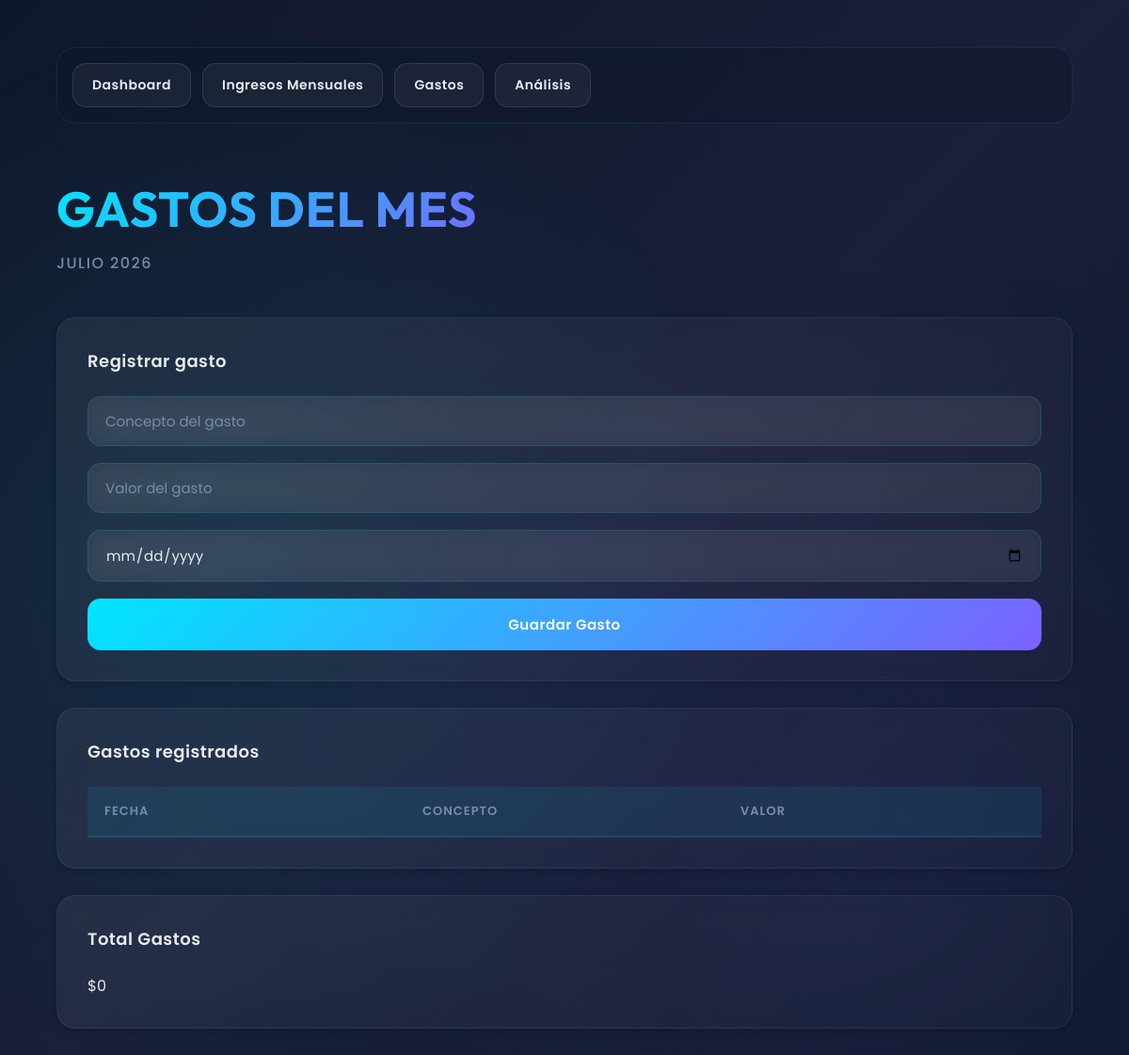
/gastos, run on an earlier commit of the app's database.
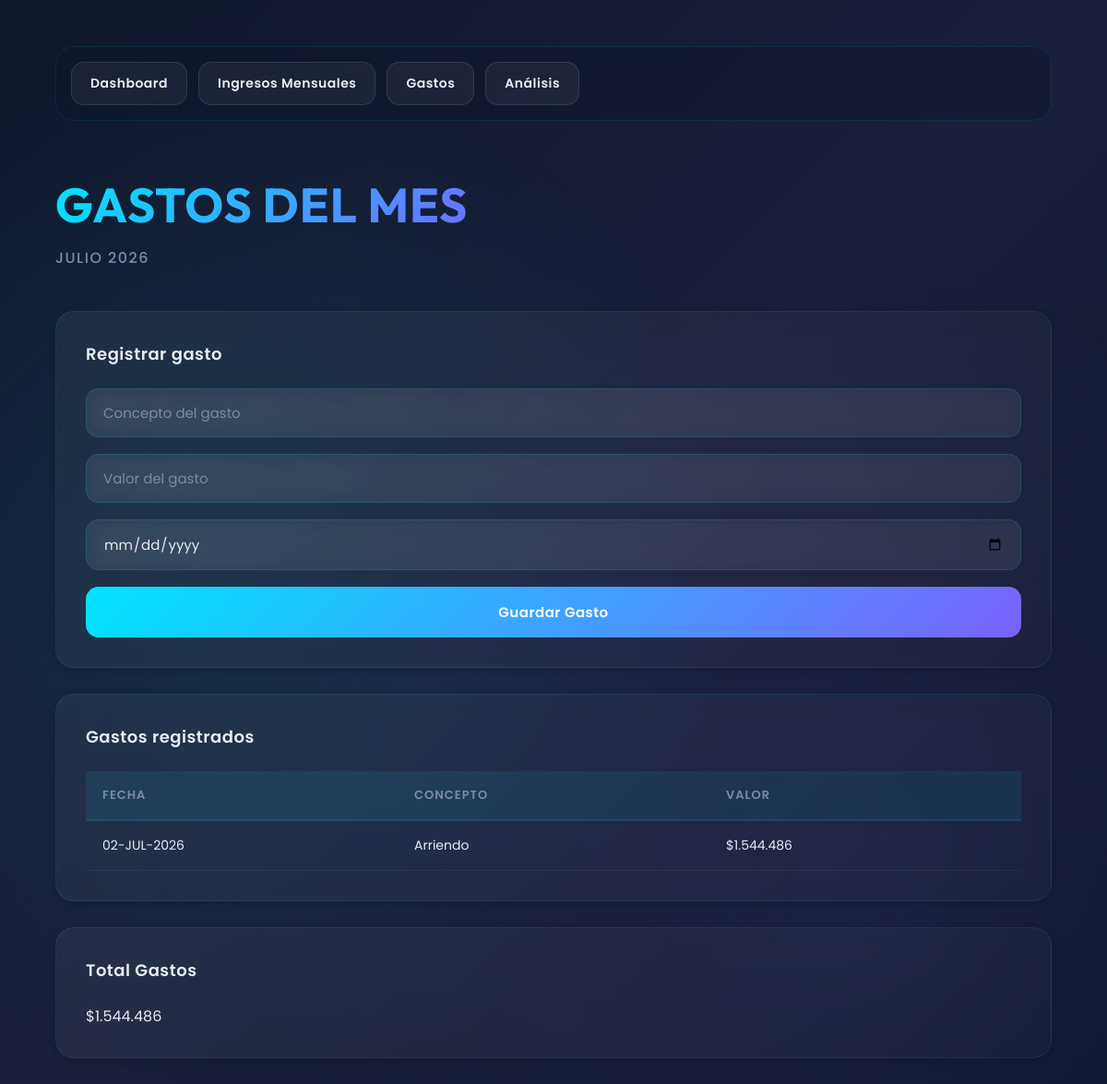
And on a later commit of the database.
### tables this page shows
CREATE TABLE gastos (

        id INTEGER PRIMARY KEY AUTOINCREMENT,

        concepto TEXT NOT NULL,

        valor REAL NOT NULL,

        fecha TEXT NOT NULL,

        mes TEXT NOT NULL
    );

### app.py (the view)
@app.route("/gastos")
def gastos():
    conn = get_connection()
    cur = conn.cursor()
    mes_actual = format_mes_label(datetime.now())
    gastos = cur.execute("""
        SELECT *
        FROM gastos
        WHERE mes = ?
        ORDER BY fecha DESC
    """, (mes_actual,)).fetchall()
    total_gastos = sum(g["valor"] for g in gastos)
    conn.close()
    return render_template(
        "gastos.html",
        gastos=gastos,
        mes_actual=mes_actual,
        total_gastos=total_gastos
    )

### app.py (called while the page is built)
def get_connection():
    conn = sqlite3.connect(DB)
    conn.row_factory = sqlite3.Row
    return conn

def format_mes_label(date_obj):
    return f"{MONTH_NAMES[date_obj.month]} {date_obj.year}"

def format_fecha_corta(date_obj):
    return f"{str(date_obj.day).zfill(2)}-{MONTH_ABBR[date_obj.month].upper()}-{date_obj.year}"

def format_pesos_colombianos(valor):
    return f"${valor:,.0f}".replace(",", ".")

def format_fecha_filtro(value):
    if not value:
        return ''
    try:
        fecha_obj = datetime.strptime(value, "%Y-%m-%d")
        return format_fecha_corta(fecha_obj)
    except:
        return value

### templates/gastos.html (shortened to what this page needs)
<!DOCTYPE html>
<html lang="es">
<head>
    <link rel="stylesheet" href="{{ url_for('static', filename='style.css') }}">
</head>
<body>
<div class="container">
    <div class="topbar">
        <a href="/">Dashboard</a>
        <a href="/ingresos_mensuales">Ingresos Mensuales</a>
        <a href="/gastos">Gastos</a>
        <a href="/analisis">Análisis</a>
    </div>
    <h1>GASTOS DEL MES</h1>
    <h2>{{ mes_actual }}</h2>
    <div class="box">
        <h3>Registrar gasto</h3>
        <form method="POST" action="/guardar_gasto">
            <input type="text" name="concepto" placeholder="Concepto del gasto" required>
            <input type="number" step="0.01" name="valor" placeholder="Valor del gasto" required>
            <input type="date" name="fecha" required>
            <button type="submit">Guardar Gasto</button>
        </form>
    </div>
    <div class="box">
        <h3>Gastos registrados</h3>
        <table class="table-3col">
            <thead>
                <tr>
                    <th>Fecha</th>
                    <th>Concepto</th>
                    <th>Valor</th>
                </tr>
            </thead>
            <tbody>
                {% for gasto in gastos %}
                <tr>
                    <td>{{ gasto.fecha|fecha_corta }}</td>
                    <td>{{ gasto.concepto }}</td>
                    <td>{{ gasto.valor|pesos }}</td>
                </tr>
                {% endfor %}
            </tbody>
        </table>
    </div>
    <div class="box">
        <h3>Total Gastos</h3>
        <p>{{ total_gastos|pesos }}</p>
    </div>
</div>
</body>
</html>

What changed in the data, as far as the page shows it:
added gastos: mes "JULIO 2026", fecha|fecha_corta "02-JUL-2026", concepto "Arriendo", valor|pesos "$1.544.486"
Also different on the page:
{{ total_gastos|pesos }}: "$0" → "$1.544.486"
{{ mes_actual }}: "JULIO 2026" → (not shown)
